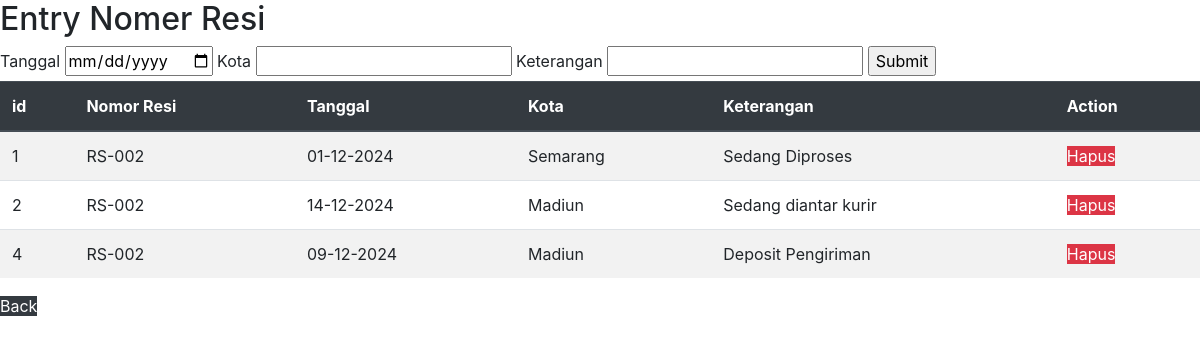
Page /log.php?resi=RS-002 (signed in) on the committed database.
### tables this page shows
CREATE TABLE `detail_log_pengiriman` (
  `id` int(11) NOT NULL,
  `nomor_resi` varchar(64) NOT NULL,
  `tanggal` date NOT NULL,
  `kota` varchar(64) NOT NULL,
  `keterangan` varchar(256) NOT NULL
);

### log.php (the view, shortened to what this page needs)
<?php
    require_once "connect.php";
    $nomor_resi = $_GET['resi']
?>
<!DOCTYPE html>
<html lang="en">
<head>
    <link rel="stylesheet" href="https://cdn.jsdelivr.net/npm/bootstrap@4.4.1/dist/css/bootstrap.min.css">
    <link rel="stylesheet" href="style.css">
</head>
<body>
    <div>
        <div>
            <h2>Entry Nomer Resi</h2>
            <form action="log.php" method ="POST">
                <label for="tanggal">Tanggal</label>
                <input type="date" name="tanggal" id="tanggal">
                <label for="kota">Kota</label>
                <input type="text" name="kota" id="kota">
                <label for="keterangan">Keterangan</label>
                <input type="text" name="keterangan" id="keterangan">
                <input type="submit" name="submit" id="submit">
            </form>
            <table class="table table-striped">
                <thead class="thead-dark">
                    <tr>
                        <th>id</th>
                        <th>Nomor Resi</th>
                        <th>Tanggal</th>
                        <th>Kota</th>
                        <th>Keterangan</th>
                        <th>Action</th>
                    </tr>
                </thead>
                <tbody>
                    <?php
                        $query = "SELECT id, nomor_resi , tanggal, kota, keterangan FROM detail_log_pengiriman WHERE nomor_resi = '$nomor_resi'";
                        $result = mysqli_query($conn, $query);
                        if(mysqli_num_rows($result)>0){
                            while($row = mysqli_fetch_assoc($result)){
                                $id = $row['id'];
                                $nomor_resi = $row['nomor_resi'];
                                $tanggal = date('d-m-Y', strtotime($row['tanggal']));
                                $kota = $row['kota'];
                                $keterangan = $row['keterangan'];
                                echo "<tr> <td>".$id."</td>";
                                echo "<td>".$nomor_resi."</td>";
                                echo "<td>".$tanggal."</td>";
                                echo "<td>".$kota."</td>";
                                echo "<td>".$keterangan."</td>";
                                echo "<td><a href = 'delete3.php?resi=".$nomor_resi. "&id=".$id."' class = 'bg-danger text-white'>Hapus</a></td></tr>";
                            }
                        }
                    ?>
                </tbody>
            </table>
        </div>
        <a href="data.php" class="bg-dark text-white">Back</a>
    </div>
</body>
</html>

### rows in the picture
detail_log_pengiriman: id "1", nomor_resi "RS-002", tanggal "01-12-2024", kota "Semarang", keterangan "Sedang Diproses"
detail_log_pengiriman: id "2", nomor_resi "RS-002", tanggal "14-12-2024", kota "Madiun", keterangan "Sedang diantar kurir"
detail_log_pengiriman: id "4", nomor_resi "RS-002", tanggal "09-12-2024", kota "Madiun", keterangan "Deposit Pengiriman"
